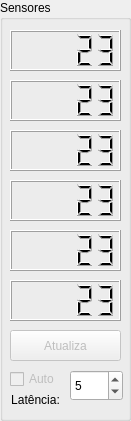
   <widget class="QGroupBox" name="groupBox_2">
    <property name="geometry">
     <rect>
      <x>660</x>
      <y>150</y>
      <width>131</width>
      <height>421</height>
     </rect>
    </property>
    <property name="title">
     <string>Sensores</string>
    </property>
    <widget class="QLCDNumber" name="lcdNumber">
     <property name="geometry">
      <rect>
       <x>10</x>
       <y>30</y>
       <width>111</width>
       <height>41</height>
      </rect>
     </property>
     <property name="smallDecimalPoint">
      <bool>true</bool>
     </property>
     <property name="value" stdset="0">
      <double>23.000000000000000</double>
     </property>
    </widget>
    <widget class="QLCDNumber" name="lcdNumber_2">
     <property name="geometry">
      <rect>
       <x>10</x>
       <y>80</y>
       <width>111</width>
       <height>41</height>
      </rect>
     </property>
     <property name="smallDecimalPoint">
      <bool>true</bool>
     </property>
     <property name="value" stdset="0">
      <double>23.000000000000000</double>
     </property>
    </widget>
    <widget class="QLCDNumber" name="lcdNumber_4">
     <property name="geometry">
      <rect>
       <x>10</x>
       <y>180</y>
       <width>111</width>
       <height>41</height>
      </rect>
     </property>
     <property name="smallDecimalPoint">
      <bool>true</bool>
     </property>
     <property name="value" stdset="0">
      <double>23.000000000000000</double>
     </property>
    </widget>
    <widget class="QLCDNumber" name="lcdNumber_6">
     <property name="geometry">
      <rect>
       <x>10</x>
       <y>280</y>
       <width>111</width>
       <height>41</height>
      </rect>
     </property>
     <property name="smallDecimalPoint">
      <bool>true</bool>
     </property>
     <property name="value" stdset="0">
      <double>23.000000000000000</double>
     </property>
    </widget>
    <widget class="QPushButton" name="pushButton_2">
     <property name="enabled">
      <bool>false</bool>
     </property>
     <property name="geometry">
      <rect>
       <x>10</x>
       <y>330</y>
       <width>111</width>
       <height>31</height>
      </rect>
     </property>
     <property name="text">
      <string>Atualiza</string>
     </property>
    </widget>
    <widget class="QLabel" name="label_3">
     <property name="geometry">
      <rect>
       <x>0</x>
       <y>390</y>
       <width>71</width>
       <height>20</height>
      </rect>
     </property>
     <property name="text">
      <string>Latência:</string>
     </property>
     <property name="alignment">
      <set>Qt::AlignCenter</set>
     </property>
    </widget>
    <widget class="QSpinBox" name="spinBox">
     <property name="geometry">
      <rect>
       <x>70</x>
       <y>370</y>
       <width>53</width>
       <height>31</height>
      </rect>
     </property>
     <property name="minimum">
      <number>1</number>
     </property>
     <property name="singleStep">
      <number>1</number>
     </property>
     <property name="value">
      <number>5</number>
     </property>
    </widget>
    <widget class="QCheckBox" name="checkBox_9">
     <property name="enabled">
      <bool>false</bool>
     </property>
     <property name="geometry">
      <rect>
       <x>10</x>
       <y>370</y>
       <width>51</width>
       <height>18</height>
      </rect>
     </property>
     <property name="text">
      <string>Auto</string>
     </property>
     <property name="checked">
      <bool>false</bool>
     </property>
    </widget>
    <widget class="QLCDNumber" name="lcdNumber_5">
     <property name="geometry">
      <rect>
       <x>10</x>
       <y>230</y>
       <width>111</width>
       <height>41</height>
      </rect>
     </property>
     <property name="smallDecimalPoint">
      <bool>true</bool>
     </property>
     <property name="value" stdset="0">
      <double>23.000000000000000</double>
     </property>
    </widget>
    <widget class="QLCDNumber" name="lcdNumber_3">
     <property name="geometry">
      <rect>
       <x>10</x>
       <y>130</y>
       <width>111</width>
       <height>41</height>
      </rect>
     </property>
     <property name="smallDecimalPoint">
      <bool>true</bool>
     </property>
     <property name="value" stdset="0">
      <double>23.000000000000000</double>
     </property>
    </widget>
   </widget>
